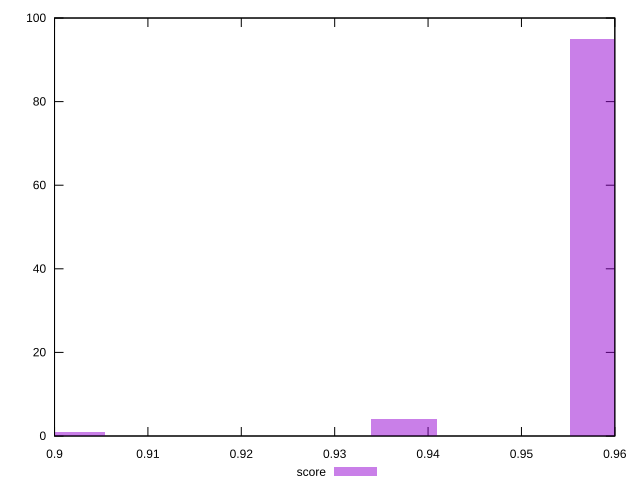

Reproduce this figure in gnuplot.
reset

$score <<EOF
0.901905708656326 1
0.9374138074223232 4
0.9587186666819214 95
EOF

set key outside below
set boxwidth 0.007101619753199418
set xrange [0.9:0.96]
set yrange [0:100]
set trange [0:100]
set style fill transparent solid 0.5 noborder
set terminal svg size 640, 490 enhanced background rgb 'white'
set output "report_00023_2021-02-20T12:14:57.249Z/first-contentful-paint/samples/pages+cached+noadtech/score/histogram.svg"

plot $score title "score" with boxes

reset
